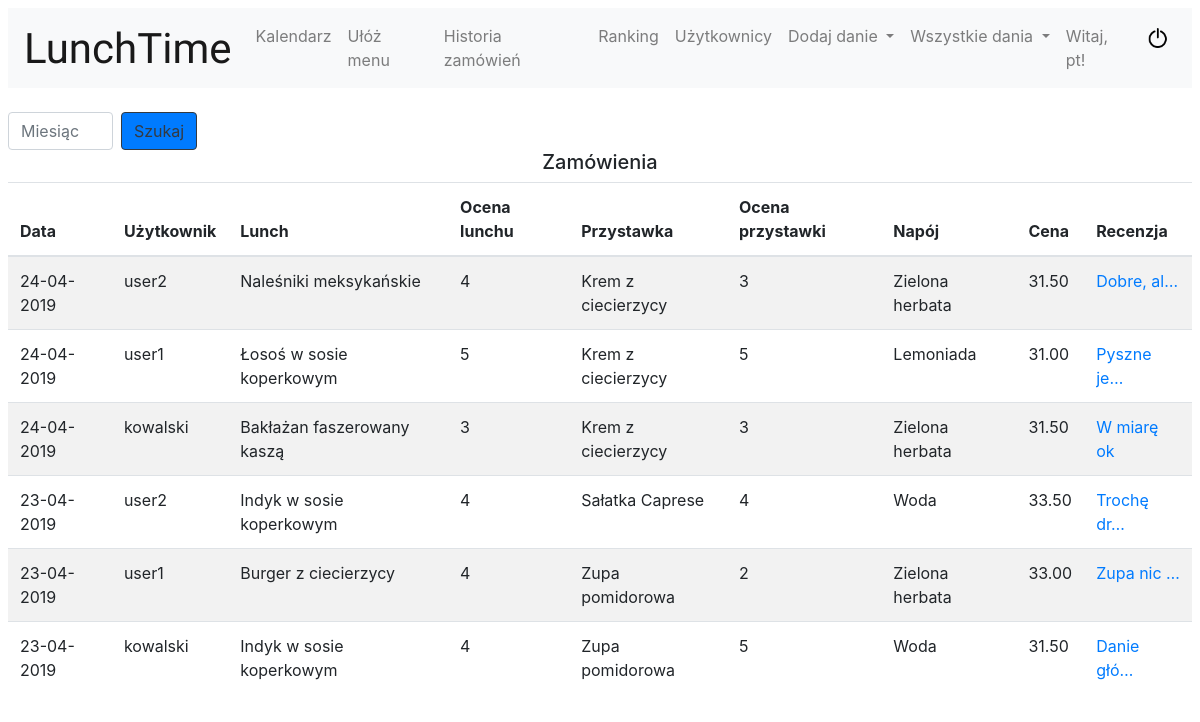
The app's page /all-orders/ (signed in) with its own data.
### buy_lunch/models.py (models this page shows, shortened)
class Order(models.Model):
    lunch = models.ForeignKey(Lunch, on_delete=models.CASCADE)
    appetizer = models.ForeignKey(Appetizer, on_delete=models.CASCADE, null=True)
    beverage = models.ForeignKey(Beverages, on_delete=models.CASCADE, null=True)
    final_price = models.DecimalField(decimal_places=2, max_digits=4)
    points = models.ForeignKey('Points', null=True, on_delete=models.CASCADE)
    date = models.DateTimeField(default=datetime.today)
    user = models.ForeignKey(User, on_delete=models.CASCADE)
    discount = models.IntegerField(default=0)
    points_collected = models.IntegerField(default=0)
    ready = models.BooleanField(default=False)

class Lunch(models.Model):
    lunch_name = models.CharField(max_length=300, verbose_name='Nazwa')
    lunch_type = models.IntegerField(choices=LUNCH_TYPE, verbose_name='Typ')
    lunch_price = models.DecimalField(decimal_places=2, max_digits=4, verbose_name='Cena')

class MenuReview(models.Model):
    review = models.TextField(verbose_name='Recenzja')
    menu = models.ForeignKey(Order, on_delete=models.CASCADE)
    lunch_stars = models.IntegerField(choices=STARS, verbose_name='Ocena lunchu')
    appetizer_stars = models.IntegerField(choices=STARS, verbose_name='Ocena przystawki')
    user = models.ForeignKey(User, on_delete=models.CASCADE)

class Appetizer(models.Model):
    appetizer_name = models.CharField(max_length=300, verbose_name='Nazwa')
    appetizer_type = models.IntegerField(choices=APPETIZER_TYPE, verbose_name='Typ')
    appetizer_price = models.DecimalField(decimal_places=2, max_digits=4, verbose_name='Cena')

class Beverages(models.Model):
    beverage_name = models.CharField(max_length=100, verbose_name='Nazwa')
    beverage_price = models.DecimalField(decimal_places=2, max_digits=4, verbose_name='Cena')

### buy_lunch/views.py (the view, shortened to what this page needs)
# urls.py: path('all-orders/', AllOrders.as_view(), name='all-orders'),
class AllOrders(PermissionView):
    def get(self, request):
        orders = Order.objects.all().order_by('-date')
        return render(request, 'all_orders.html', {'orders': orders})

### buy_lunch/context_processors.py (called while the page is built)
def points(request):
    if request.user.is_authenticated:
        count_points = Points.objects.filter(user=request.user).aggregate(Sum('amount'))
        all_points = count_points['amount__sum']
    else:
        all_points = 0
    return {
        'points': all_points,
    }

### buy_lunch/templates/all_orders.html (shortened to what this page needs)
{% extends "base.html" %}
    {% load app_filters %}
{% block content %}
    <div>
  <form class="form-inline" action="{%  url 'all-orders' %}" method="post">
    <input class="form-control mr-sm-2" type="number" min="1" max="12" placeholder="Miesiąc" aria-label="Search" name="month">
    <button class="btn btn-primary btn-outline-dark" type="submit">Szukaj</button>
  </form>
    </div>
        <h5 class="text-center">Zamówienia</h5>
    <table class="table table-striped">
    <thead>
    <tr><th scope="col">Data</th>
        <th scope="col">Użytkownik</th>
        <th scope="col">Lunch</th>
        <th scope="col">Ocena lunchu</th>
        <th scope="col">Przystawka</th>
        <th scope="col">Ocena przystawki</th>
        <th scope="col">Napój</th>
        <th scope="col">Cena</th>
        <th scope="col">Recenzja</th>
    </tr>
    </thead>
    {% if orders %}
    <tbody>
        {% for order in orders %}
        <tr><td>{{ order.date | date:"d-m-Y" }}</td>
            <td>{{ order.user.username }}</td>
            <td>{{ order.lunch.lunch_name }}</td>
            {% if order.menureview_set.count == 0 %}
                         <td> </td>
                    {% else %}
                        {% for lunch in order.menureview_set.all %}
                            <td>{{ lunch.lunch_stars }}</td>
                        {% endfor %}
                    {% endif %}
            <td>{{ order.appetizer.appetizer_name }}</td>
            {% if order.menureview_set.count == 0 %}
                     <td> </td>
                {% else %}
                    {% for appetizer in order.menureview_set.all %}
                        <td>{{ appetizer.appetizer_stars }}</td>
                    {% endfor %}
                {% endif %}
            <td>{{ order.beverage.beverage_name }}</td>
            <td>{{ order.final_price }}</td>
           {% if order.menureview_set.count == 0 %}
            <td></td>
           {% else %}
               {% for review in order.menureview_set.all %}
                        <td><a href="{%  url 'review' review.id %}">{{ review.review |truncatechars:10 }}</a></td>
                    {% endfor %}
            {% endif %}
       </tr>
    {% endfor %}
    </tbody>
    </table>
    {% endif %}
{% endblock %}

### buy_lunch/templates/base.html (shortened to what this page needs)
<!DOCTYPE html>
<html lang="en">
<head>
    {% load static %}
    {% load bootstrap4 %}
    {% bootstrap_css %}
    <link href="https://cdnjs.cloudflare.com/ajax/libs/fullcalendar/3.1.0/fullcalendar.min.css" rel="stylesheet" />
    <link rel="stylesheet" type="text/css" href="{% static 'css/styles.css' %}">
</head>
<body class="ml-2 mr-2 mt-2" >
<header class="navbar navbar-expand-lg navbar-light bg-light mb-4" id="main-header">
  <a class="navbar-brand app-name" href="{% url 'index' %}">LunchTime</a>
  <div class="collapse navbar-collapse" id="navbarNavDropdown">
{% if user.is_staff %}
    <ul class="navbar-nav mr-auto">
      <li class="nav-item">
        <a class="nav-link" href="{% url 'lunch-calendar' %}">Kalendarz</a>
      </li>
      <li class="nav-item">
        <a class="nav-link" href="{% url 'set-menu' %}">Ułóż menu</a>
      </li>
        <li class="nav-item">
        <a class="nav-link" href="{% url 'all-orders' %}">Historia zamówień</a>
      </li>
        <li class="nav-item">
        <a class="nav-link" href="{% url 'ranking' %}">Ranking</a>
      </li>
        <li class="nav-item">
        <a class="nav-link" href="{% url 'users' %}">Użytkownicy</a>
      </li>
      <li class="nav-item dropdown">
        <a class="nav-link dropdown-toggle" href="#" id="navbarDropdownMenuLink" data-toggle="dropdown" aria-haspopup="true" aria-expanded="false">
          Dodaj danie
        </a>
      </li>
    <li class="nav-item dropdown">
        <a class="nav-link dropdown-toggle" href="#" id="navbarDropdownMenuLink" data-toggle="dropdown" aria-haspopup="true" aria-expanded="false">
          Wszystkie dania
        </a>
      </li>
    </ul>
        {% endif %}
    {% if user.is_authenticated %}
        <ul class="navbar-nav ml-auto">
        <span class="navbar-text mx-2">Witaj, {{ user.username }}!</span>
          <div class="nav-item">
            <a class="nav-link" href="{% url 'logout' %}"><img class="logout" src="/media/power.png"></a>
          </div>
         </ul>
    {% endif %}
  </div>
</header>
        {% block content %}
        {% endblock %}
</body>
</html>

### static/css/styles.css (style rules this page uses)
.app-name { font: 42px 'Cookie', Helvetica, sans-serif; }
#main-header { border: 2px transparent; background-color: lavender; }
table { font-max-size: 12px; }
.logout { width: 20px; height: 20px; }

### records on screen
Order: date "24-04-2019", user.username "user2", lunch.lunch_name "Naleśniki meksykańskie", appetizer.appetizer_name "Krem z ciecierzycy", beverage.beverage_name "Zielona herbata", final_price "31.50"
MenuReview: lunch_stars "4", appetizer_stars "3", review "Dobre, al…"
Order: date "24-04-2019", user.username "user1", lunch.lunch_name "Łosoś w sosie koperkowym", appetizer.appetizer_name "Krem z ciecierzycy", beverage.beverage_name "Lemoniada", final_price "31.00"
MenuReview: lunch_stars "5", appetizer_stars "5", review "Pyszne je…"
Order: date "24-04-2019", user.username "kowalski", lunch.lunch_name "Bakłażan faszerowany kaszą", appetizer.appetizer_name "Krem z ciecierzycy", beverage.beverage_name "Zielona herbata", final_price "31.50"
MenuReview: lunch_stars "3", appetizer_stars "3", review "W miarę ok"
Order: date "23-04-2019", user.username "user2", lunch.lunch_name "Indyk w sosie koperkowym", appetizer.appetizer_name "Sałatka Caprese", beverage.beverage_name "Woda", final_price "33.50"
MenuReview: lunch_stars "4", appetizer_stars "4", review "Trochę dr…"
Order: date "23-04-2019", user.username "user1", lunch.lunch_name "Burger z ciecierzycy", appetizer.appetizer_name "Zupa pomidorowa", beverage.beverage_name "Zielona herbata", final_price "33.00"
MenuReview: lunch_stars "4", appetizer_stars "2", review "Zupa nic …"
Order: date "23-04-2019", user.username "kowalski", lunch.lunch_name "Indyk w sosie koperkowym", appetizer.appetizer_name "Zupa pomidorowa", beverage.beverage_name "Woda", final_price "31.50"
MenuReview: lunch_stars "4", appetizer_stars "5", review "Danie głó…"

### other values on screen
{{ user.username }} "pt"
